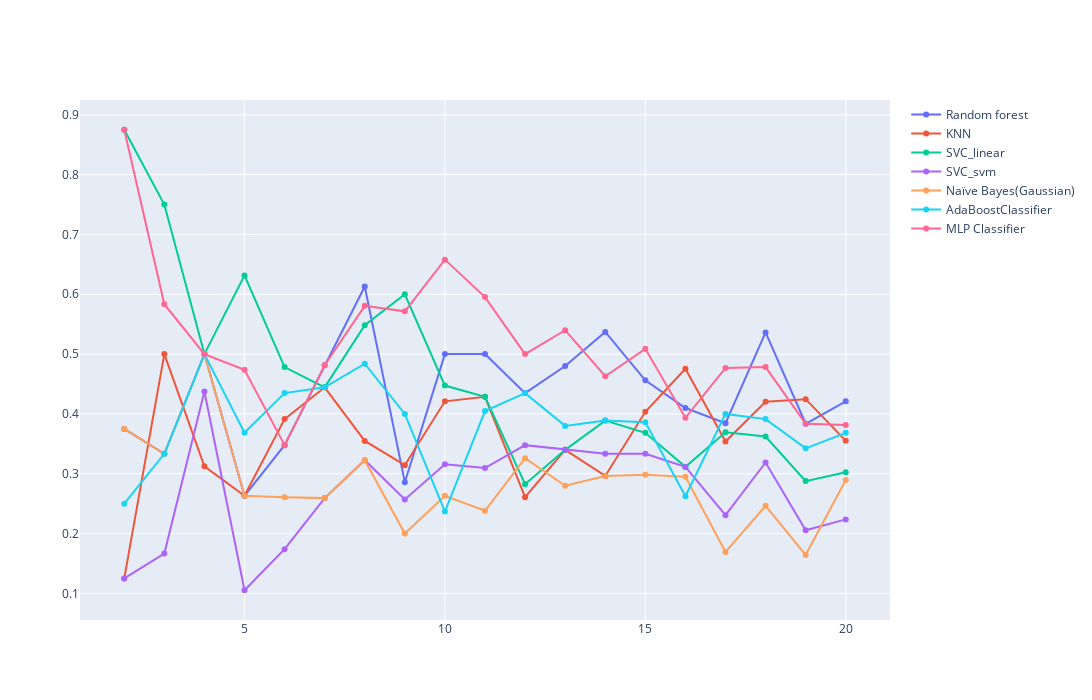

Notebook code for this chart:
### Code cell
fig = go.Figure()
fig.update_layout(
    autosize=False,
    width=1800,
    height=700,
)

for i in range(0, 7):
    fig.add_trace(go.Scatter(x=x_data[i], y=y_data[i], mode='lines+markers',
        name=labels[i],
        connectgaps=True,
    ))
fig.show()

### Figure 1 — Plotly figure (JSON) as saved in the notebook; plotly's stock layout.template omitted (floating-point values rounded to 4 significant figures)
{"data": [{"connectgaps": true, "mode": "lines+markers", "name": "Random forest", "type": "scatter", "x": [2, 3, 4, 5, 6, 7, 8, 9, 10, 11, 12, 13, 14, 15, 16, 17, 18, 19, 20], "y": [0.375, 0.3333, 0.5, 0.2632, 0.3478, 0.4815, 0.6129, 0.2857, 0.5, 0.5, 0.4348, 0.48, 0.537, 0.4561, 0.4098, 0.3846, 0.5362, 0.3836, 0.4211]}, {"connectgaps": true, "mode": "lines+markers", "name": "KNN", "type": "scatter", "x": [2, 3, 4, 5, 6, 7, 8, 9, 10, 11, 12, 13, 14, 15, 16, 17, 18, 19, 20], "y": [0.125, 0.5, 0.3125, 0.2632, 0.3913, 0.4444, 0.3548, 0.3143, 0.4211, 0.4286, 0.2609, 0.34, 0.2963, 0.4035, 0.4754, 0.3538, 0.4203, 0.4247, 0.3553]}, {"connectgaps": true, "mode": "lines+markers", "name": "SVC_linear", "type": "scatter", "x": [2, 3, 4, 5, 6, 7, 8, 9, 10, 11, 12, 13, 14, 15, 16, 17, 18, 19, 20], "y": [0.875, 0.75, 0.5, 0.6316, 0.4783, 0.4444, 0.5484, 0.6, 0.4474, 0.4286, 0.2826, 0.34, 0.3889, 0.3684, 0.3115, 0.3692, 0.3623, 0.2877, 0.3026]}, {"connectgaps": true, "mode": "lines+markers", "name": "SVC_svm", "type": "scatter", "x": [2, 3, 4, 5, 6, 7, 8, 9, 10, 11, 12, 13, 14, 15, 16, 17, 18, 19, 20], "y": [0.125, 0.1667, 0.4375, 0.1053, 0.1739, 0.2593, 0.3226, 0.2571, 0.3158, 0.3095, 0.3478, 0.34, 0.3333, 0.3333, 0.3115, 0.2308, 0.3188, 0.2055, 0.2237]}, {"connectgaps": true, "mode": "lines+markers", "name": "Naïve Bayes(Gaussian)", "type": "scatter", "x": [2, 3, 4, 5, 6, 7, 8, 9, 10, 11, 12, 13, 14, 15, 16, 17, 18, 19, 20], "y": [0.375, 0.3333, 0.5, 0.2632, 0.2609, 0.2593, 0.3226, 0.2, 0.2632, 0.2381, 0.3261, 0.28, 0.2963, 0.2982, 0.2951, 0.1692, 0.2464, 0.1644, 0.2895]}, {"connectgaps": true, "mode": "lines+markers", "name": "AdaBoostClassifier", "type": "scatter", "x": [2, 3, 4, 5, 6, 7, 8, 9, 10, 11, 12, 13, 14, 15, 16, 17, 18, 19, 20], "y": [0.25, 0.3333, 0.5, 0.3684, 0.4348, 0.4444, 0.4839, 0.4, 0.2368, 0.4048, 0.4348, 0.38, 0.3889, 0.386, 0.2623, 0.4, 0.3913, 0.3425, 0.3684]}, {"connectgaps": true, "mode": "lines+markers", "name": "MLP Classifier", "type": "scatter", "x": [2, 3, 4, 5, 6, 7, 8, 9, 10, 11, 12, 13, 14, 15, 16, 17, 18, 19, 20], "y": [0.875, 0.5833, 0.5, 0.4737, 0.3478, 0.4815, 0.5806, 0.5714, 0.6579, 0.5952, 0.5, 0.54, 0.463, 0.5088, 0.3934, 0.4769, 0.4783, 0.3836, 0.3816]}], "layout": {"autosize": false, "height": 700, "width": 1800, "xaxis": {"autorange": true, "range": [0.9439, 21.06], "type": "linear"}, "yaxis": {"autorange": true, "range": [0.05554, 0.9247], "type": "linear"}}}
